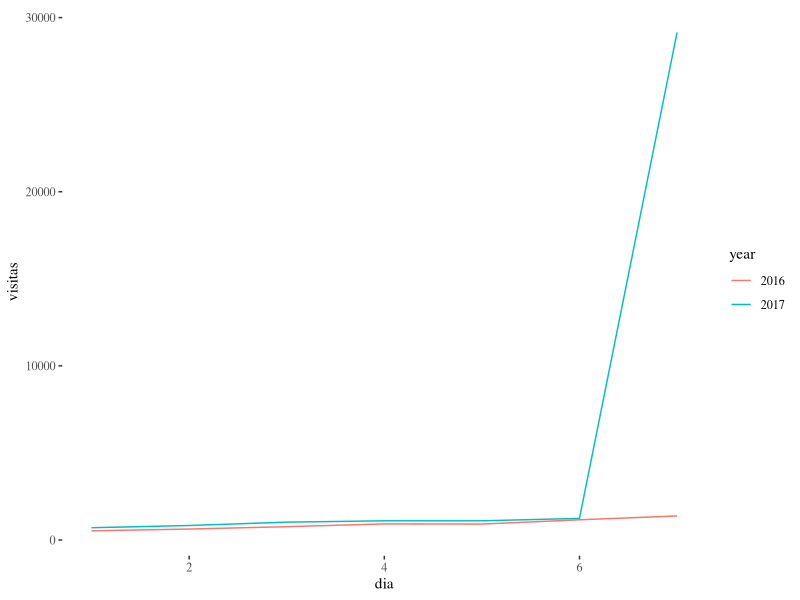

This figure's R source:
## ---- chunk 1
library(ggplot2)
library(ggthemes)
datos.2016 <- read.table('2016.dat')
datos.2017 <- read.table('2017.dat')
datos <- data.frame( dia=c(1:nrow(datos.2016),1:nrow(datos.2017)),
                    year=c(rep('2016',nrow(datos.2016)),rep('2017',nrow(datos.2017))),
                    visitas=c(datos.2016$V1,datos.2017$V1))
## ---- chunk 2
ggplot(datos,aes(x=dia,y=visitas,group=year,col=year))+geom_line()+theme_tufte()
